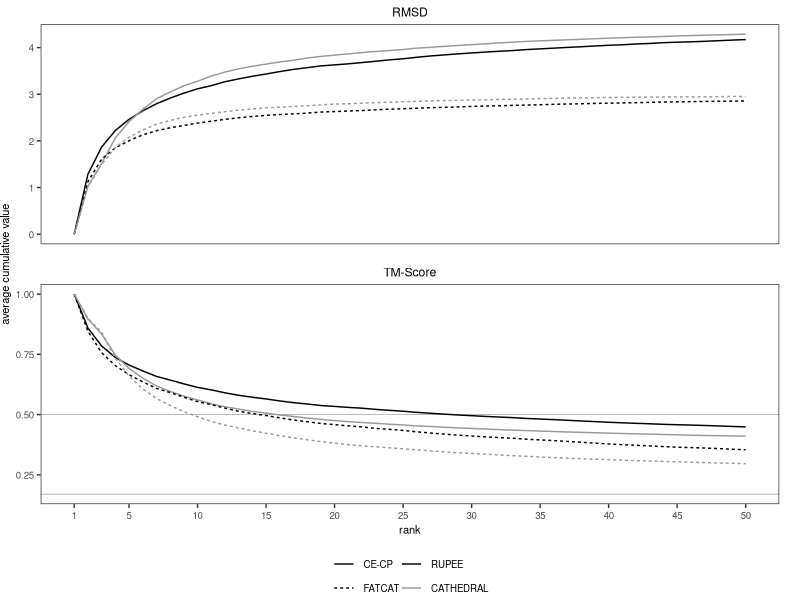

Write R code to recreate this figure.

library(ggplot2)
library(plyr)

# clear environment
rm(list = ls())

# read in data file
df <- read.csv('scoring.txt')
refs <- read.csv('scoring_refs.txt')

# reorder factor levels
df$app <- factor(df$app, levels = c('RUPEE', 'CATHEDRAL'))

ggplot(df, aes(n, avg_cume_score, group = interaction(app, alg, score_type), color = app, linetype = alg)) +
    
    # geoms
    geom_hline(
        data = refs,
        colour = 'grey50', 
        size = rel(0.2),
        aes(yintercept = yintercept)
    ) +
    geom_line(
        size = rel(0.5)
    ) + 

    # scales
    scale_color_grey(
        start = 0,
        end = 0.6
    ) + 
    scale_x_continuous(
        limits = c(1, 50),
        breaks = c(1, seq(5, 50, by = 5))
    ) + 

    # faceting
    facet_wrap(~score_type, ncol = 1, scales = 'free_y') + 
    
    # guides
    guides(color = guide_legend(override.aes = list(size = rel(0.5))), linetype = guide_legend(override.aes = list(size = rel(0.5)))) + 

    # axis labels
    labs(
         x = 'rank', 
         y = 'average cumulative value'
    ) + 
    
    # default theme 
    theme_bw() +

    # default override
    theme(
        plot.title = element_blank(), 
        plot.margin = margin(0,15,0,0), 

        panel.grid = element_blank(),
        panel.margin.x = unit(4,'mm'),
        
        axis.text = element_text(size = 7), 
        axis.title = element_text(size = 8), 
        
        legend.text = element_text(size = 7),
        legend.title = element_blank(), 
        legend.position = 'bottom',
        legend.margin = unit(0,'mm'),
        legend.box = 'horizontal',
        legend.direction = 'vertical',

        strip.background = element_blank(),
        strip.text.x = element_text(color = 'black')
    ) 

ggsave('scoring.eps', width = 3, height = 4.25)


